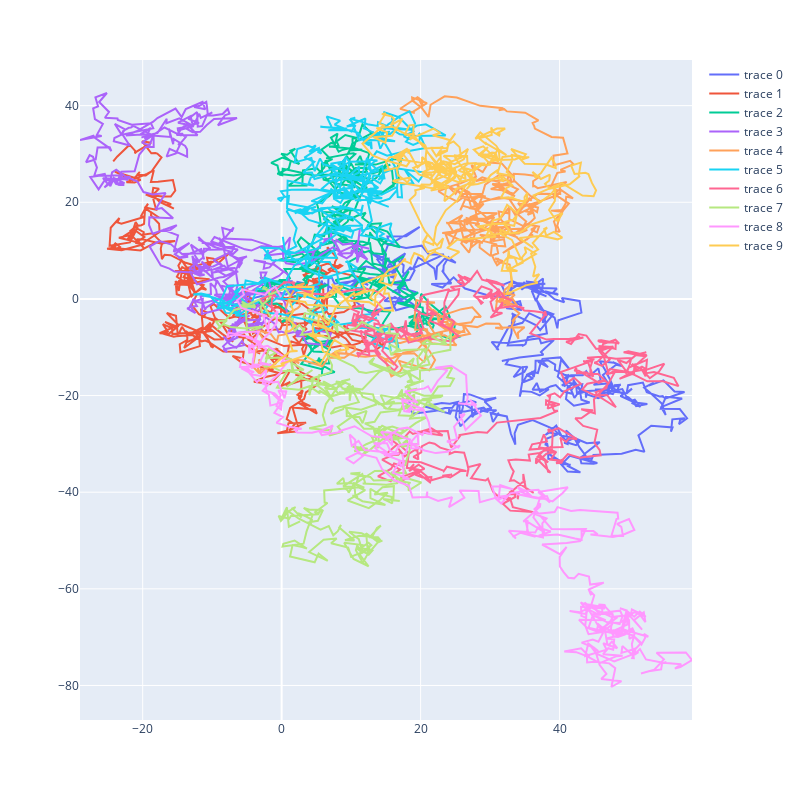

Notebook source saved alongside this figure:
### Code cell
R=brown(500, N=10, dim=2)

fig = px.scatter(width=800, height=800)
    
for i in range(R.shape[2]):
    
  fig.add_scatter(x=R[0,:,i], y=R[1,:,i], marker=dict(size=1))

fig.show()

### Figure 1 — Plotly figure (JSON) as saved in the notebook; plotly's stock layout.template omitted (floating-point values rounded to 4 significant figures; data arrays with more than 128 entries replaced by an {"elided": "..."} marker saying what was removed)
{"data": [{"marker": {"size": 1}, "type": "scatter", "x": {"elided": "500 float values"}, "y": {"elided": "500 float values"}}, {"marker": {"size": 1}, "type": "scatter", "x": {"elided": "500 float values"}, "y": {"elided": "500 float values"}}, {"marker": {"size": 1}, "type": "scatter", "x": {"elided": "500 float values"}, "y": {"elided": "500 float values"}}, {"marker": {"size": 1}, "type": "scatter", "x": {"elided": "500 float values"}, "y": {"elided": "500 float values"}}, {"marker": {"size": 1}, "type": "scatter", "x": {"elided": "500 float values"}, "y": {"elided": "500 float values"}}, {"marker": {"size": 1}, "type": "scatter", "x": {"elided": "500 float values"}, "y": {"elided": "500 float values"}}, {"marker": {"size": 1}, "type": "scatter", "x": {"elided": "500 float values"}, "y": {"elided": "500 float values"}}, {"marker": {"size": 1}, "type": "scatter", "x": {"elided": "500 float values"}, "y": {"elided": "500 float values"}}, {"marker": {"size": 1}, "type": "scatter", "x": {"elided": "500 float values"}, "y": {"elided": "500 float values"}}, {"marker": {"size": 1}, "type": "scatter", "x": {"elided": "500 float values"}, "y": {"elided": "500 float values"}}], "layout": {"height": 800, "legend": {"tracegroupgap": 0}, "margin": {"t": 60}, "width": 800, "xaxis": {"anchor": "y", "domain": [0, 1]}, "yaxis": {"anchor": "x", "domain": [0, 1]}}}
